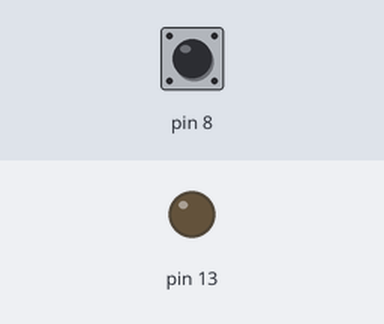
The sketch below on a simulated Arduino Uno, built with avr-gcc and run on an emulated ATmega328P. Parts: output pins drawn as LEDs (lit = HIGH). Inputs (shaded band) come from the test bench; at power-on: pin 8 HIGH.

Above: at 1.2 s.
1.3 s: pin 8 pulled LOW for 0.15 s
At 1.37 s:
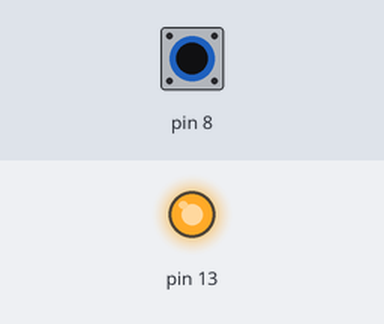
2.9 s: pin 8 pulled LOW for 3.2 s
At 6.6 s:
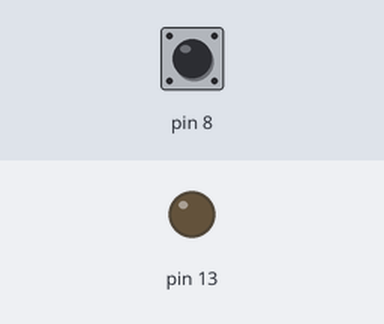
Timing chart, 0 to 8.1 s (numbered marks = the images above; inputs shaded):
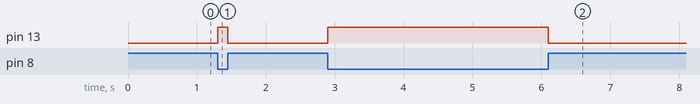

The sketch:

phone.ino
```cpp
void setup() {
  // put your setup code here, to run once:
  pinMode(8, INPUT_PULLUP);
  pinMode(13, OUTPUT);
}

void loop() {
  // put your main code here, to run repeatedly:
  if (digitalRead(8) == LOW)
    digitalWrite(13, HIGH);
  else
    digitalWrite(13, LOW);
}
```

Measured:
- after the input at 1.3 s, pin 13: LOW → HIGH at once, → LOW 0.15 s later
- after the input at 2.9 s, pin 13: LOW → HIGH at once, → LOW 3.2 s later
